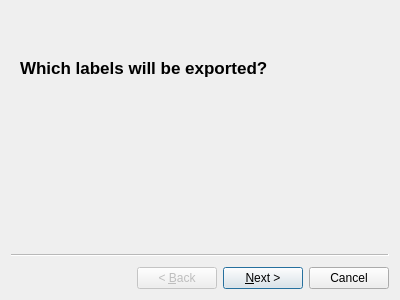
<?xml version="1.0" encoding="UTF-8"?>
<ui version="4.0">
 <class>MeshExportWizard</class>
 <widget class="QWizard" name="MeshExportWizard">
  <property name="geometry">
   <rect>
    <x>0</x>
    <y>0</y>
    <width>400</width>
    <height>300</height>
   </rect>
  </property>
  <property name="windowTitle">
   <string>Wizard</string>
  </property>
  <widget class="MeshExportModePage" name="pageMode">
   <property name="title">
    <string>Which labels will be exported?</string>
   </property>
  </widget>
  <widget class="MeshExportBrowsePage" name="pageBrowse">
   <property name="title">
    <string>Export destination</string>
   </property>
   <property name="subTitle">
    <string/>
   </property>
  </widget>
 </widget>
 <customwidgets>
  <customwidget>
   <class>MeshExportBrowsePage</class>
   <extends>QWizardPage</extends>
   <header>MeshExportBrowsePage.h</header>
   <container>1</container>
  </customwidget>
  <customwidget>
   <class>MeshExportModePage</class>
   <extends>QWizardPage</extends>
   <header>MeshExportModePage.h</header>
   <container>1</container>
  </customwidget>
 </customwidgets>
 <resources/>
 <connections/>
</ui>
